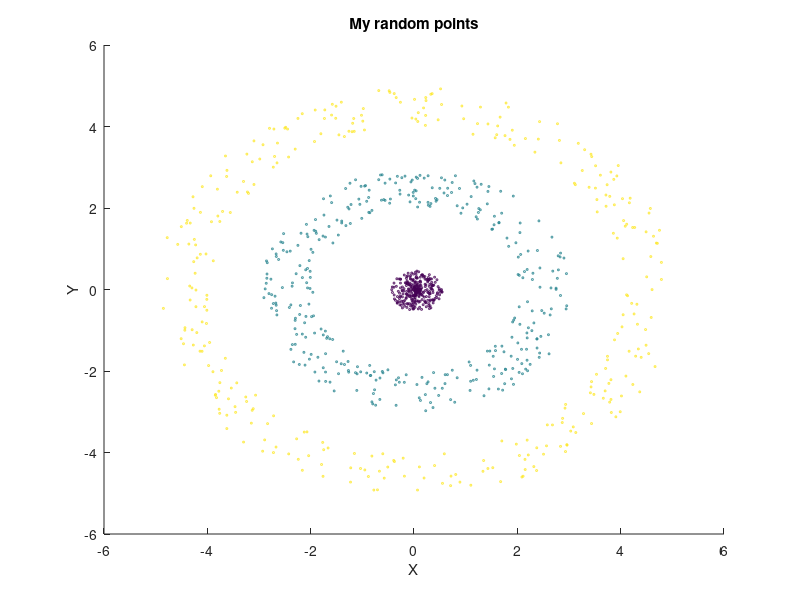

Source code (MATLAB): (Note: this script raises an error after producing the figure.)
clc; clear;
%%%%%%  k is my kernel function
%%%%%%  x is my data(2-d) and O is my non linear transformation
%%%%%%  Original Data
x = zeros(1000,1);
y = zeros(1000,1);
load ./concentric_points_data
x = x - sum(x)/1000;
y = y - sum(y)/1000;
figure;
scatter(x,y,2,col);
title('My random points');
xlabel('X');
ylabel('Y');
%%%%%%  k(xi,xj) is my dot product of O(xi).O(xj)
%%%%%%  form a n*n matrix K where n is size of data,
%%%%%%  with Kij = k(xi,xj)
n = 1000;
K = zeros(n);
for i=1:n
    for j=1:n
        K(i,j) = kernel([x(i),y(i)]',[x(j),y(j)]');
    end
end
one_mat = ones(size(K));
K = K - one_mat*K - K*one_mat + one_mat*K*one_mat;
%%%%%%  Find ai's by solving eigenvector equation
[U,S,V] = svd(K);
%%%%%%  Normalize them
alpha = zeros(n);
S = S/n;
for i = 1:n
   alpha(:,i) = U(:,i)/sqrt(S(i,i));
end
%%%%%%  find score(i,k); where i represents data and k represents component
for i = 1:n
    for k = 1:n
        score(i,k) = dot(alpha(:,k), K(:,i));
    end
end
figure;
scatter(score(:,1),score(:,2),2,col);
xlabel('First Principal Component');
ylabel('Second Principal Component');
title('Second Principal Component vs First Principal Component');
%%%%%%  find 1/di^2 for each eiegen vector
beta = 1;  %%%needs optimization
d_2 = zeros(n);
for i = 1:n
    for k = 1:n
        d_2(i,k) = (K(i,i)-2*score(i,k)*beta+beta*beta)^(-1); 
    end
end
%%%%%%  find sum_d_2_k for each component

sum_d_2 = zeros(n,1);
for i = 1:n
    sum_d_2(i) = sum(d_2(:,i));
end
%%%%%%  find gamma(j) for each test point
gamma = zeros(n,1);
for j = 1:n
    for i = 1:n
        gamma(j) = gamma(j) + score(j,i)*alpha(j,i);
    end
end
%%%%%%  find 1/di^2 for most dominant eiegen vector
  %%%needs optimization
d_22 = zeros(n);
for i = 1:n
    for k = 1:n/2
        beta = k;
        d_22(i,k) = (K(i,i)-2*score(i,1)*beta+beta*beta)^(-1);
        d_22(i,k+n/2) = (K(i,i)-2*score(i,2)*beta+beta*beta)^(-1);
    end
end
%%%%%%  find sum_d_2_k for each beta

sum_d_22 = zeros(n,1);
for i = 1:n
    sum_d_22(i) = sum(d_22(:,i));
end
%%%%%%  find denoised points

%%%%%%  Actually these methods do something else, which I need to understand
%%%%%% Method 1(Failed)
%new_x = zeros(n,1);
%new_y = zeros(n,1);
%for i = 1:n
%    new_x(i) = dot(d_2(:,i),x)/sum_d_2(i);
%    new_y(i) = dot(d_2(:,i),y)/sum_d_2(i);
%end
%figure;
%plot(new_x,new_y);
%%%%%% Method 2
%new_x = zeros(n,1);
%new_y = zeros(n,1);
%for i = 1:n
%   for counter = 1:10
%    tempX = new_x(i); tempY = new_y(i);
%    new_x(i) = 0; new_y(i) = 0; total = 0;
%    for j = 1:n
%        t = kernel([tempX,tempY]',[x(j),y(j)]');
%        new_x(i) = new_x(i) + gamma(j)*t*x(j);
%        new_y(i) = new_y(i) + gamma(j)*t*y(j);
%        total = total + gamma(j)*t;
%    end
%    new_x(i) = new_x(i)/total;
%    new_y(i) = new_y(i)/total;
%   end
%end
%figure;
%scatter(new_x,new_y);
%%%%%%% Method 3
%new_x = zeros(n,1);
%ew_y = zeros(n,1);
%for i = 1:n
%    new_x(i) = dot(d_22(:,i),x)/sum_d_22(i);
%    new_y(i) = dot(d_22(:,i),y)/sum_d_22(i);
%end
%figure;
%scatter(new_x,new_y);
%%%%%%% Method 4
%new_x = U(:,1)'*K';
%new_y = U(:,2)'*K';
%figure;
%scatter(new_x,new_y);
